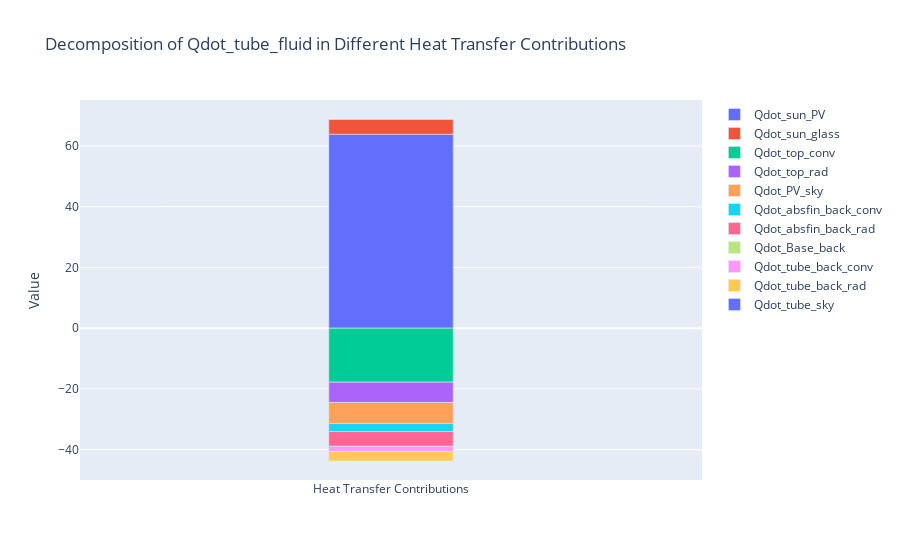

Notebook cell for this chart:
### Code cell
# Adjusted approach for a single-column histogram with offset bars
fig = go.Figure()

# Initialize cumulative sums for positive and negative values
cumulative_positive = 0
cumulative_negative = 0

for key, value in data.items():
    if value >= 0:
        # For positive values, start from the last positive cumulative sum
        base = cumulative_positive
        cumulative_positive += value
    else:
        # For negative values, start from the last negative cumulative sum
        base = cumulative_negative
        cumulative_negative += value
    
    fig.add_trace(go.Bar(
        x=["Heat Transfer Contributions"],
        y=[value],
        name=key,
        width=0.2,
        base=base  # Set the starting point of the bar
    ))

# Update the layout
fig.update_layout(
    title="Decomposition of Qdot_tube_fluid in Different Heat Transfer Contributions",
    yaxis_title="Value",
    barmode="overlay"  # Overlay the bars
)

# Show the figure
fig.show()

### Figure 1 — Plotly figure (JSON) as saved in the notebook; plotly's stock layout.template omitted (floating-point values rounded to 4 significant figures)
{"data": [{"base": 0, "name": "Qdot_sun_PV", "type": "bar", "width": 0.2, "x": ["Heat Transfer Contributions"], "y": [63.83]}, {"base": 63.83, "name": "Qdot_sun_glass", "type": "bar", "width": 0.2, "x": ["Heat Transfer Contributions"], "y": [5.005]}, {"base": 0, "name": "Qdot_top_conv", "type": "bar", "width": 0.2, "x": ["Heat Transfer Contributions"], "y": [-17.77]}, {"base": -17.77, "name": "Qdot_top_rad", "type": "bar", "width": 0.2, "x": ["Heat Transfer Contributions"], "y": [-6.685]}, {"base": -24.45, "name": "Qdot_PV_sky", "type": "bar", "width": 0.2, "x": ["Heat Transfer Contributions"], "y": [-6.939]}, {"base": -31.39, "name": "Qdot_absfin_back_conv", "type": "bar", "width": 0.2, "x": ["Heat Transfer Contributions"], "y": [-2.632]}, {"base": -34.02, "name": "Qdot_absfin_back_rad", "type": "bar", "width": 0.2, "x": ["Heat Transfer Contributions"], "y": [-4.859]}, {"base": 68.84, "name": "Qdot_Base_back", "type": "bar", "width": 0.2, "x": ["Heat Transfer Contributions"], "y": [0]}, {"base": -38.88, "name": "Qdot_tube_back_conv", "type": "bar", "width": 0.2, "x": ["Heat Transfer Contributions"], "y": [-1.705]}, {"base": -40.59, "name": "Qdot_tube_back_rad", "type": "bar", "width": 0.2, "x": ["Heat Transfer Contributions"], "y": [-3.133]}, {"base": 68.84, "name": "Qdot_tube_sky", "type": "bar", "width": 0.2, "x": ["Heat Transfer Contributions"], "y": [0]}], "layout": {"barmode": "overlay", "title": {"text": "Decomposition of Qdot_tube_fluid in Different Heat Transfer Contributions"}, "yaxis": {"title": {"text": "Value"}}}}
